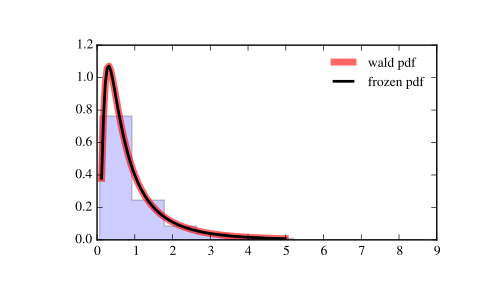

Reproduce this figure in Python.
from scipy.stats import wald
import matplotlib.pyplot as plt
fig, ax = plt.subplots(1, 1)

# Calculate a few first moments:

mean, var, skew, kurt = wald.stats(moments='mvsk')

# Display the probability density function (``pdf``):

x = np.linspace(wald.ppf(0.01),
                wald.ppf(0.99), 100)
ax.plot(x, wald.pdf(x),
       'r-', lw=5, alpha=0.6, label='wald pdf')

# Alternatively, the distribution object can be called (as a function)
# to fix the shape, location and scale parameters. This returns a "frozen"
# RV object holding the given parameters fixed.

# Freeze the distribution and display the frozen ``pdf``:

rv = wald()
ax.plot(x, rv.pdf(x), 'k-', lw=2, label='frozen pdf')

# Check accuracy of ``cdf`` and ``ppf``:

vals = wald.ppf([0.001, 0.5, 0.999])
np.allclose([0.001, 0.5, 0.999], wald.cdf(vals))
# True

# Generate random numbers:

r = wald.rvs(size=1000)

# And compare the histogram:

ax.hist(r, normed=True, histtype='stepfilled', alpha=0.2)
ax.legend(loc='best', frameon=False)
plt.show()
